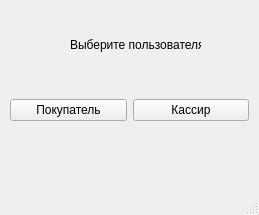
<?xml version="1.0" encoding="UTF-8"?>
<ui version="4.0">
 <class>MainWindow</class>
 <widget class="QMainWindow" name="MainWindow">
  <property name="geometry">
   <rect>
    <x>0</x>
    <y>0</y>
    <width>259</width>
    <height>215</height>
   </rect>
  </property>
  <property name="windowTitle">
   <string>Выбор пользователя</string>
  </property>
  <widget class="QWidget" name="centralwidget">
   <widget class="QWidget" name="gridLayoutWidget">
    <property name="geometry">
     <rect>
      <x>10</x>
      <y>70</y>
      <width>239</width>
      <height>80</height>
     </rect>
    </property>
    <layout class="QGridLayout" name="gridLayout">
     <item row="0" column="1">
      <widget class="QPushButton" name="cashbtn">
       <property name="text">
        <string>Кассир</string>
       </property>
      </widget>
     </item>
     <item row="0" column="0">
      <widget class="QPushButton" name="clientbtn">
       <property name="text">
        <string>Покупатель</string>
       </property>
      </widget>
     </item>
    </layout>
   </widget>
   <widget class="QLabel" name="label">
    <property name="geometry">
     <rect>
      <x>70</x>
      <y>20</y>
      <width>131</width>
      <height>49</height>
     </rect>
    </property>
    <property name="text">
     <string>Выберите пользователя:</string>
    </property>
   </widget>
  </widget>
  <widget class="QMenuBar" name="menubar">
   <property name="geometry">
    <rect>
     <x>0</x>
     <y>0</y>
     <width>259</width>
     <height>21</height>
    </rect>
   </property>
  </widget>
  <widget class="QStatusBar" name="statusbar"/>
 </widget>
 <resources/>
 <connections/>
</ui>
